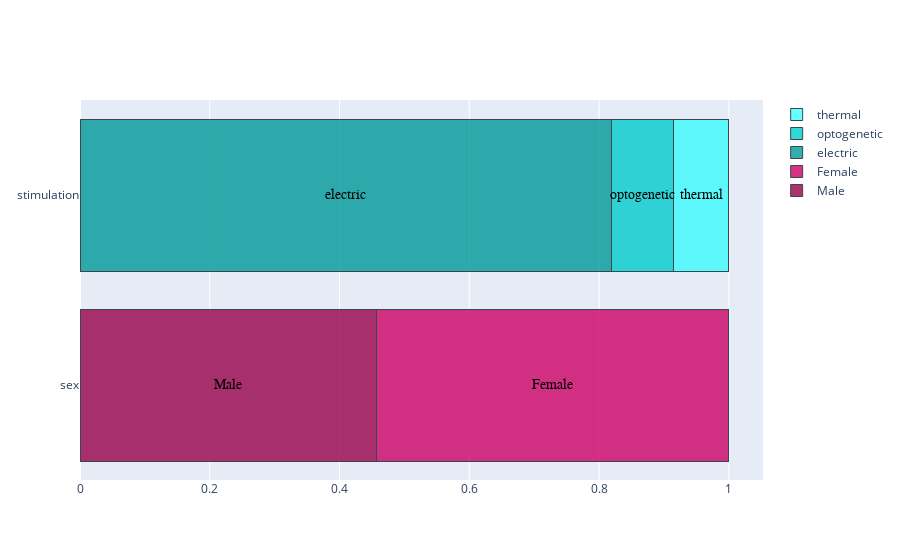

The cell this chart's notebook holds for it:
### Code cell
import plotly.graph_objects as go

annotations = []
fig = go.Figure()

# -- Sex --- 
y_label = 'sex'     #refers to the column name of metadata[]
yd = y_label        #define the name of the bar line

x_label = 'Male'
xd = metadata[y_label][x_label]
space = 0

fig.add_trace(go.Bar(
    y = [yd],
    x = [xd],
    name = x_label,
    orientation='h',
    marker=dict(
        color='rgba(153, 0, 76, 0.8)',
        line=dict(color='rgba(58, 71, 80, 1.0)', width=1)
    )
))

annotations.append(dict(xref='x', yref='y',
                                    x = space + xd/2, y = yd,
                                    text = x_label,
                                    font=dict(family='Arial', size=14,
                                              color='rgb(0, 0, 0)'),
                                    showarrow=False))



space = space + xd
x_label = 'Female'
xd = metadata[y_label][x_label]


fig.add_trace(go.Bar(
    y = [yd],
    x = [xd],
    name = x_label,
    orientation='h',
    marker=dict(
        color='rgba(204, 0, 102, 0.8)',
        line=dict(color='rgba(58, 71, 80, 1.0)', width=1)
    )
))

annotations.append(dict(xref='x', yref='y',
                                    x= space + xd / 2, y= yd,
                                    text = x_label,
                                    font=dict(family='Arial', size=14,
                                              color='rgb(0, 0, 0)'),
                                    showarrow=False))

#--- Stimulation ----- 

y_label = 'stimulation'     #refers to the column name of metadata[]
yd = y_label                #define the name of the bar line

x_label = 'electric'
xd = metadata[y_label][x_label]
space = 0

fig.add_trace(go.Bar(
    y = [yd],
    x = [xd],
    name = x_label,
    orientation='h',
    marker=dict(
        color='rgba(0, 153, 153, 0.8)',
        line=dict(color='rgba(58, 71, 80, 1.0)', width=1)
    )
))

annotations.append(dict(xref='x', yref='y',
                                    x = space + xd/2, y = yd,
                                    text = x_label,
                                    font=dict(family='Arial', size=14,
                                              color='rgb(0, 0, 0)'),
                                    showarrow=False))



space = space + xd
x_label = 'optogenetic'
xd = metadata[y_label][x_label]


fig.add_trace(go.Bar(
    y = [yd],
    x = [xd],
    name = x_label,
    orientation='h',
    marker=dict(
        color='rgba(0, 204, 204, 0.8)',
        line=dict(color='rgba(58, 71, 80, 1.0)', width=1)
    )
))

annotations.append(dict(xref='x', yref='y',
                                    x= space + xd / 2, y= yd,
                                    text = x_label,
                                    font=dict(family='Arial', size=14,
                                              color='rgb(0, 0, 0)'),
                                    showarrow=False))


space = space + xd
x_label = 'thermal'
xd = metadata[y_label][x_label]


fig.add_trace(go.Bar(
    y = [yd],
    x = [xd],
    name = x_label,
    orientation='h',
    marker=dict(
        color='rgba(0, 255, 255, 0.6)',
        line=dict(color='rgba(58, 71, 80, 1.0)', width=1)
    )
))

annotations.append(dict(xref='x', yref='y',
                                    x= space + xd / 2, y= yd,
                                    text = x_label,
                                    font=dict(family='Arial', size=14,
                                              color='rgb(0, 0, 0)'),
                                    showarrow=False))





#-------- Plot --------

fig.update_layout(annotations=annotations)
fig.update_layout(barmode='stack')
fig.show()

### Figure 1 — Plotly figure (JSON) as saved in the notebook; plotly's stock layout.template omitted (floating-point values rounded to 4 significant figures)
{"data": [{"marker": {"color": "rgba(153, 0, 76, 0.8)", "line": {"color": "rgba(58, 71, 80, 1.0)", "width": 1}}, "name": "Male", "orientation": "h", "type": "bar", "x": [0.4571], "y": ["sex"]}, {"marker": {"color": "rgba(204, 0, 102, 0.8)", "line": {"color": "rgba(58, 71, 80, 1.0)", "width": 1}}, "name": "Female", "orientation": "h", "type": "bar", "x": [0.5429], "y": ["sex"]}, {"marker": {"color": "rgba(0, 153, 153, 0.8)", "line": {"color": "rgba(58, 71, 80, 1.0)", "width": 1}}, "name": "electric", "orientation": "h", "type": "bar", "x": [0.819], "y": ["stimulation"]}, {"marker": {"color": "rgba(0, 204, 204, 0.8)", "line": {"color": "rgba(58, 71, 80, 1.0)", "width": 1}}, "name": "optogenetic", "orientation": "h", "type": "bar", "x": [0.09524], "y": ["stimulation"]}, {"marker": {"color": "rgba(0, 255, 255, 0.6)", "line": {"color": "rgba(58, 71, 80, 1.0)", "width": 1}}, "name": "thermal", "orientation": "h", "type": "bar", "x": [0.08571], "y": ["stimulation"]}], "layout": {"annotations": [{"font": {"color": "rgb(0, 0, 0)", "family": "Arial", "size": 14}, "showarrow": false, "text": "Male", "x": 0.2286, "xref": "x", "y": "sex", "yref": "y"}, {"font": {"color": "rgb(0, 0, 0)", "family": "Arial", "size": 14}, "showarrow": false, "text": "Female", "x": 0.7286, "xref": "x", "y": "sex", "yref": "y"}, {"font": {"color": "rgb(0, 0, 0)", "family": "Arial", "size": 14}, "showarrow": false, "text": "electric", "x": 0.4095, "xref": "x", "y": "stimulation", "yref": "y"}, {"font": {"color": "rgb(0, 0, 0)", "family": "Arial", "size": 14}, "showarrow": false, "text": "optogenetic", "x": 0.8667, "xref": "x", "y": "stimulation", "yref": "y"}, {"font": {"color": "rgb(0, 0, 0)", "family": "Arial", "size": 14}, "showarrow": false, "text": "thermal", "x": 0.9571, "xref": "x", "y": "stimulation", "yref": "y"}], "barmode": "stack"}}
